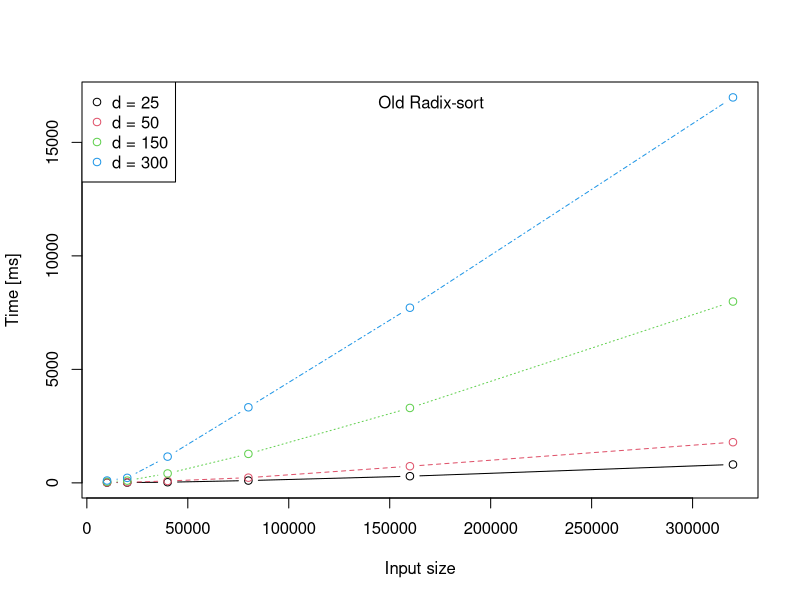
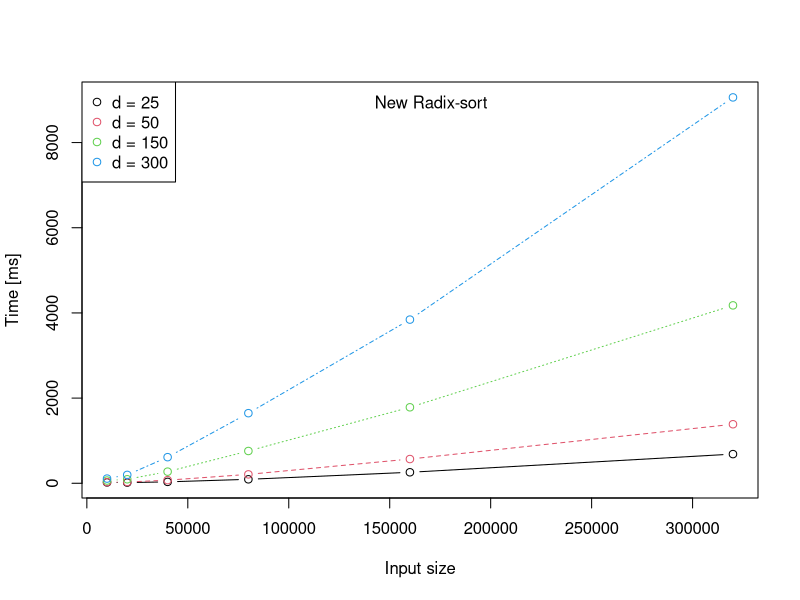

Reproduce these figures in R, in order.
elements = c(10000, 20000, 40000, 80000, 160000, 320000)

old_d25 = c(12, 13, 29, 101, 294, 810)
old_d50 = c(19, 25, 83, 229, 733, 1791)
old_d150 = c(52, 98, 414, 1277, 3300, 7988)
old_d300 = c(103, 221, 1156, 3329, 7715, 16981)
old_data = matrix(c(old_d25, old_d50, old_d150, old_d300), nrow = 6, ncol = 4)

new_d25 = c(20, 16, 33, 93, 258, 685)
new_d50 = c(26, 29, 73, 209, 569, 1386)
new_d150 = c(64, 94, 273, 758, 1784, 4177)
new_d300 = c(110, 197, 613, 1646, 3843, 9060)
new_data = matrix(c(new_d25, new_d50, new_d150, new_d300), nrow = 6, ncol = 4)

matplot(old_data, type = c("b"), pch = 1, x = elements, ylab = "Time [ms]", xlab = "Input size", col = 1:4)
legend("topleft", legend = c("d = 25", "d = 50", "d = 150", "d = 300"), pch = 1, col = 1:4)
legend("top", legend = c("Old Radix-sort"), bty = "n")

matplot(new_data, type = c("b"), pch = 1, x = elements, ylab = "Time [ms]", xlab = "Input size", col = 1:4)
legend("topleft", legend = c("d = 25", "d = 50", "d = 150", "d = 300"), pch = 1, col = 1:4)
legend("top", legend = c("New Radix-sort"), bty = "n")